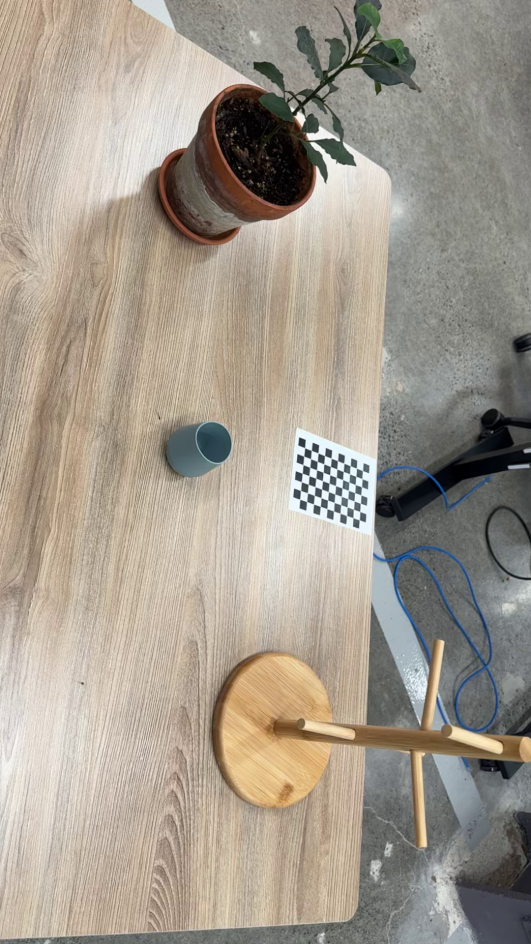
#> input picture problem3/images/00000.png, 1062 x 1888 px (shown at 1/2 size); its folder holds only this picture in this run
$ python 1_chessboard_calibration.py
#> lines starting #> are read from the running program, lines starting #| are printed output that depends on the picture; after the words box and inside, x2 and y2 are one past the last pixel; in counts of white or black regions, pixels touching at a corner belong together
import numpy as np
import cv2 as cv
import glob
import os

# pre-calibrated camera parameters from cameras.txt
fx = 1645.6731103571551
fy = 1647.0945393118011
cx = 531
cy = 944
k1 = 0.11861387954882849
k2 = -0.32177210622798663
p1 = 0.00043702188677298144
p2 = -0.00050583433027418662

mtx = np.array([[fx, 0, cx],
                [0, fy, cy],
                [0, 0, 1]], dtype=np.float32)

dist = np.array([k1, k2, p1, p2, 0], dtype=np.float32)

checkerboard_rows = 10
checkerboard_cols = 7
square_size_meters = 0.01

objp = np.zeros((checkerboard_rows * checkerboard_cols, 3), np.float32)
objp[:, :2] = np.mgrid[0:checkerboard_cols, 0:checkerboard_rows].T.reshape(-1, 2)
objp *= square_size_meters

criteria = (cv.TERM_CRITERIA_EPS + cv.TERM_CRITERIA_MAX_ITER, 30, 0.001)

output_file = 'chessboard_poses.txt'

def save_pose(f, fname, rvec, tvec):
    """
    save the pose to the output file without inversion.
    """
    # convert rotation vector to rotation matrix
    R_mat, _ = cv.Rodrigues(rvec)

    # write the filename, rotation matrix, and translation vector to the file
    f.write(f"# Filename: {os.path.basename(fname)}\n")
    f.write(f"R:\n{R_mat}\n")
    f.write(f"t:\n{tvec.T}\n\n")

def process_image(f, fname):
#> called with fname = 'images/00000.png'
    img = cv.imread(fname)
#> img is the input picture: shape (1888, 1062, 3); mean B, G, R 141.8, 154.2, 163
    gray = cv.cvtColor(img, cv.COLOR_BGR2GRAY)
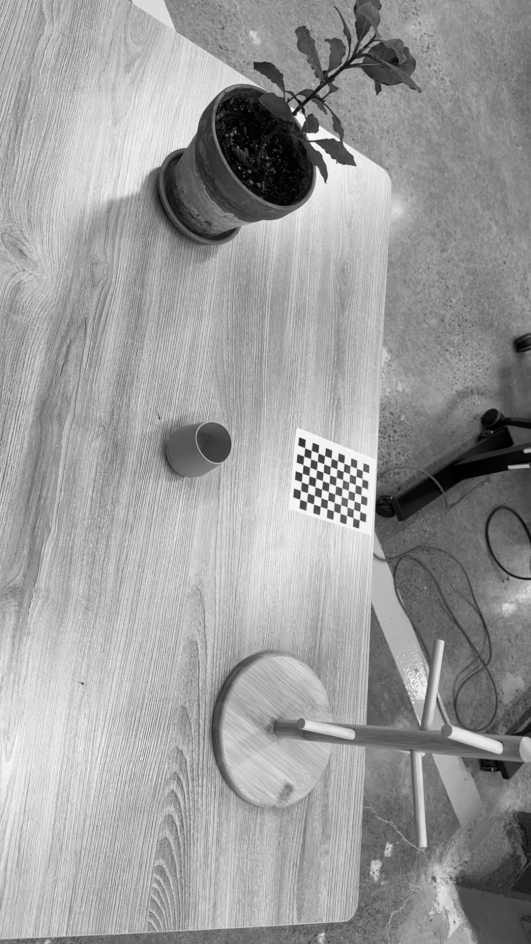
#> gray: shape (1888, 1062) (shown at 1/2 size); min 0, max 255, mean 155.4

    # find chessboard
    found, corners = cv.findChessboardCorners(
        gray, (checkerboard_cols, checkerboard_rows), None
    )
#> found = True; corners = 70 rows, first 8: [725.4, 941.7], [724.1, 957.6], [723.2, 974.2], [722.4, 990.5], [721.3, 1006.9], [719.8, 1023.2], [718.7, 1040.3], [713.1, 936.7]

    if not found:
        print(f"Chessboard not found: {fname}")
        # show the original image
        cv.imshow("chessboard", img)
        cv.waitKey(1)
        return

    # refine corners
    corners2 = cv.cornerSubPix(
        gray, corners, (11, 11), (-1, -1), criteria
    )
#> corners2 = 70 rows, first 8: [717.7, 938.2], [715.9, 954.9], [726.6, 975.7], [722.8, 990.3], [723.7, 1008.4], [720.7, 1023.5], [721.9, 1041.6], [717.7, 938.2]

    # pose estimation
    ok, rvec, tvec = cv.solvePnP(objp, corners2, mtx, dist)
#> ok = True; rvec = [-0.774, -0.301, 1.69]; tvec = [0.112, -0.00174, 0.959]
    if not ok:
        print(f"Pose estimation failed: {fname}")
        cv.drawChessboardCorners(
            img, (checkerboard_cols, checkerboard_rows), corners2, found
        )
        cv.imshow("chessboard", img)
        cv.waitKey(1)
        return

    # save pose
    save_pose(f, fname, rvec, tvec)
#> in save_pose, `R_mat, _ = cv.Rodrigues(rvec)`: R_mat = [[-0.0891, -0.768, -0.634], [0.939, -0.276, 0.203], [-0.331, -0.578, 0.746]]

    # draw corners for visualization
    cv.drawChessboardCorners(
        img, (checkerboard_cols, checkerboard_rows), corners2, found
    )
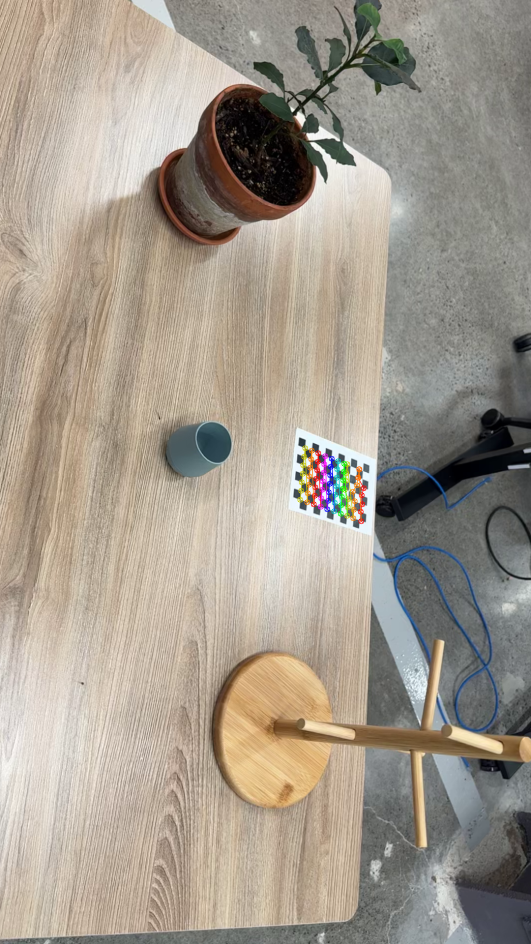
#> img: shape (1888, 1062, 3) (shown at 1/2 size); 0.49% of pixels changed, all inside (x1, y1, x2, y2) = (594, 890, 734, 1049)

    # draw an axis with X red, Y green, Z blue
    axis_length = 0.05  # meters
    axis = np.float32([
        [axis_length, 0, 0],     # X
        [0, axis_length, 0],     # Y
        [0, 0, -axis_length],    # Z
    ]).reshape(-1, 3)

    imgpts, _ = cv.projectPoints(axis, rvec, tvec, mtx, dist)
#> imgpts = [[719.4, 1023.2], [661.6, 916.4], [788.5, 922.7]]
    origin = tuple(np.round(corners2[0].ravel()).astype(int))
#> origin = (718, 938)

    img = cv.line(img, origin, tuple(np.round(imgpts[0].ravel()).astype(int)), (0, 0, 255), 3)
#> img: shape (1888, 1062, 3); 0.02% of pixels changed, all inside (x1, y1, x2, y2) = (716, 936, 722, 1025)
    img = cv.line(img, origin, tuple(np.round(imgpts[1].ravel()).astype(int)), (0, 255, 0), 3)
#> img: shape (1888, 1062, 3); mean B, G, R 141.5, 154, 163
    img = cv.line(img, origin, tuple(np.round(imgpts[2].ravel()).astype(int)), (255, 0, 0), 3)
#> img: shape (1888, 1062, 3); mean B, G, R 141.5, 154, 163

    # show and save images
    cv.imshow("chessboard", img)
    out_path = os.path.join("vis_out", os.path.basename(fname).replace(".png", "_axes.png"))
    cv.imwrite(out_path, img)
    cv.waitKey(1)

def main():
    """
    main method to find images, estimate poses, and save results.
    """
    os.makedirs("vis_out", exist_ok=True)
    images = sorted(glob.glob('images/*.png'))

    with open(output_file, 'w') as f:
        for fname in images:
            process_image(f, fname)

    cv.destroyAllWindows()

if __name__ == "__main__":
    main()

$ run again, on problem3/images/00008.png
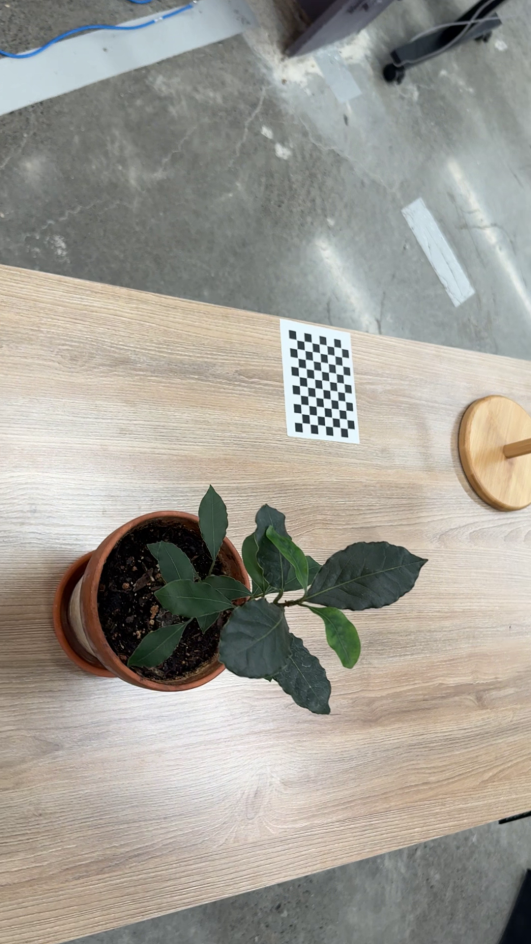
#> input picture problem3/images/00008.png, 1062 x 1888 px (shown at 1/2 size)
#> in process_image, img is the input picture: shape (1888, 1062, 3); mean B, G, R 148.3, 156.5, 159.7
#> in process_image, `gray = cv.cvtColor(img, cv.COLOR_BGR2GRAY)`:
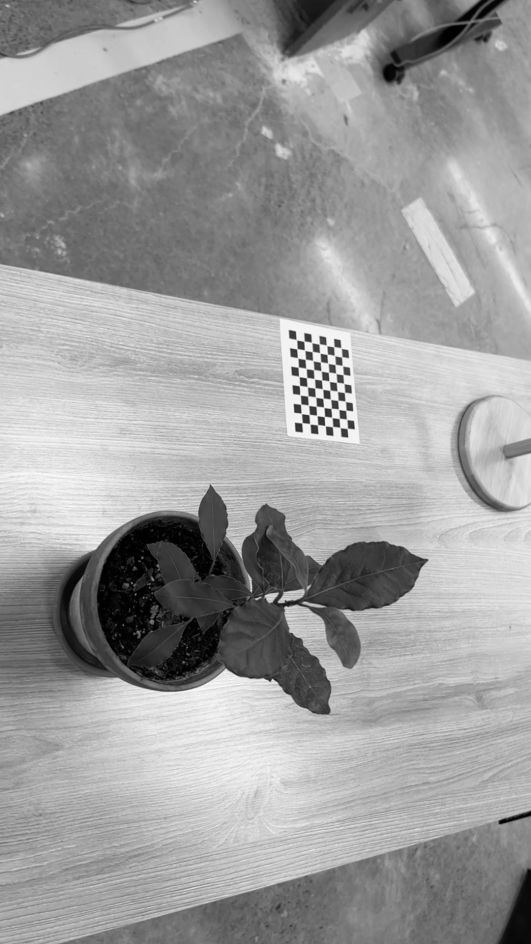
#> gray: shape (1888, 1062) (shown at 1/2 size); min 0, max 254, mean 156.5
#> found = True; corners = 70 rows, first 8: [594, 680.8], [607.9, 683.5], [624.7, 686.6], [638.2, 689.2], [654.1, 691.8], [667.3, 694.7], [681.4, 695.6], [593.6, 698.7]
#> corners2 = 70 rows, first 8: [593.3, 679.9], [608.5, 682.8], [623.7, 685.4], [638.7, 688.4], [653.5, 691.2], [668.1, 693.9], [682.5, 696.6], [594.2, 698.2]
#> ok = True; rvec = [-0.213, -0.593, 0.00397]; tvec = [0.0326, -0.138, 0.864]
#> R_mat = [[0.83, 0.0573, -0.555], [0.0648, 0.978, 0.198], [0.554, -0.2, 0.808]]
#> in process_image, `cv.drawChessboardCorners( img, (checkerboard_cols, checkerboard_rows),..`:
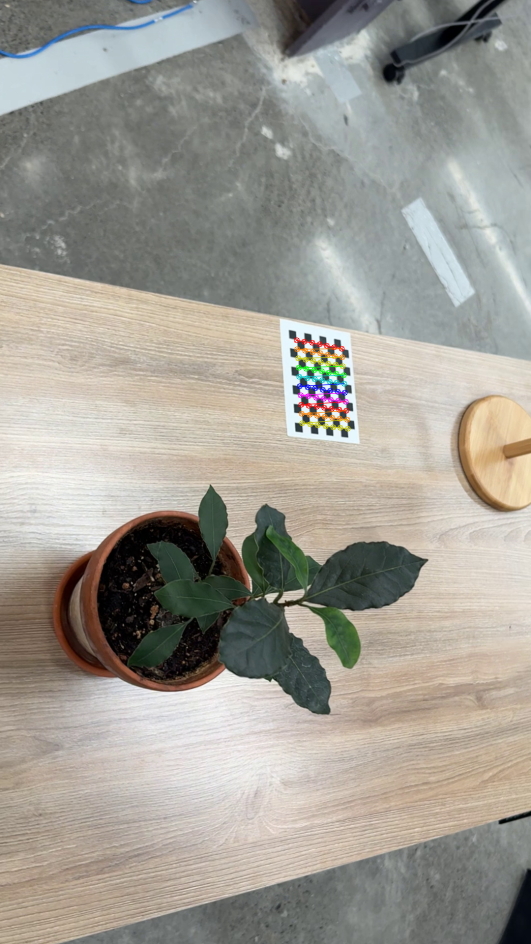
#> img: shape (1888, 1062, 3) (shown at 1/2 size); 0.5% of pixels changed, all inside (x1, y1, x2, y2) = (587, 674, 702, 864)
#> imgpts = [[668.1, 694.1], [599.4, 771.6], [651.9, 646.8]]
#> origin = (593, 680)
